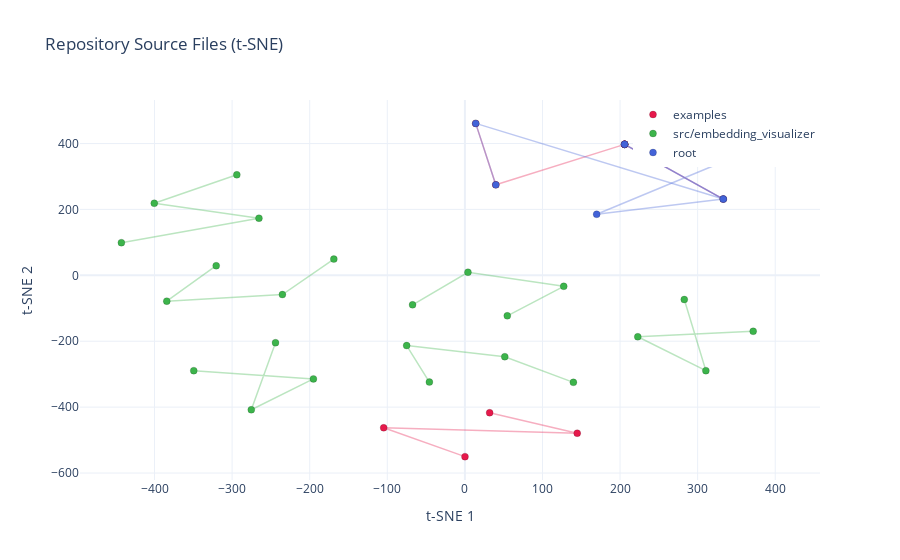
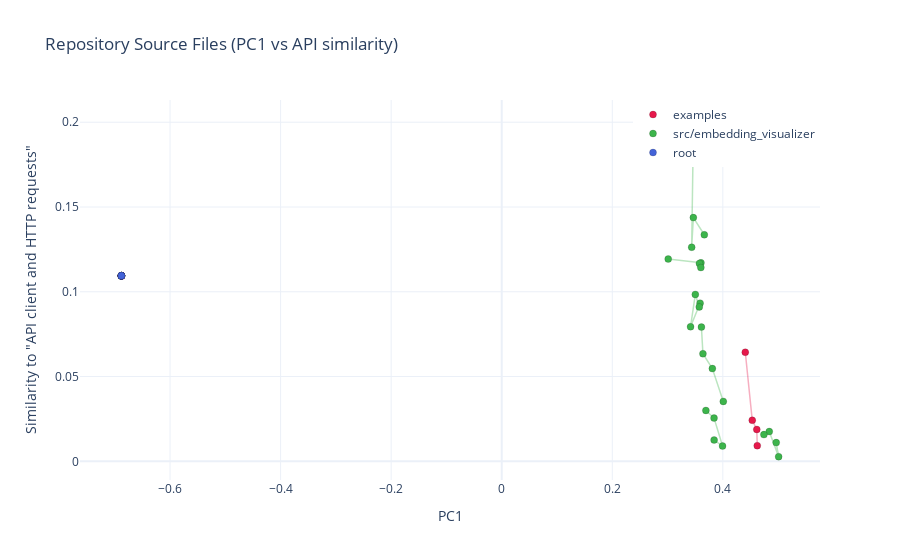

Notebook code cell kept with these figures, in order:
### Code cell
"""Visualize embeddings of source files from the parent repository.

Each Python source file is embedded at multiple truncation points (25%, 50%,
75%, 100% of lines). Points from the same file are connected with a line,
showing how the embedding drifts as more of the file is included.
"""

import glob
import os

from embedding_visualizer import PrincipalComponent, TextEmbedding, visualize_embeddings

REPO_ROOT = os.path.dirname(os.getcwd())


# Collect all Python files, excluding caches
py_files = sorted(glob.glob(os.path.join(REPO_ROOT, "**/*.py"), recursive=True)) \
    + sorted(glob.glob(os.path.join(REPO_ROOT, "**/*.html"), recursive=True))
py_files = [
    f
    for f in py_files
    if "__pycache__" not in f
]

docs = []
for filepath in py_files:
    with open(filepath) as f:
        lines = f.readlines()

    rel_path = os.path.relpath(filepath, REPO_ROOT)
    directory = os.path.dirname(rel_path) or "root"
    total = len(lines)

    fractions = [0.25, 0.5, 0.75, 1.0] if total >= 4 else [1.0]

    for frac in fractions:
        n = max(1, int(total * frac))
        text = "".join(lines[:n])
        pct = int(frac * 100)
        docs.append(
            {
                "text": text,
                "label": directory,
                "line-id": rel_path,
                "hover": f"{rel_path} ({n}/{total} lines, {pct}%)",
            }
        )

print(f"Created {len(docs)} documents from {len(py_files)} files\n")

# --- Plot 1: t-SNE ---
plot = visualize_embeddings(docs=docs, projection="t-sne", title="Repository Source Files (t-SNE)")
plot.display()
plot.to_html("repo_tsne.html")
print("Saved repo_tsne.html\n")

# --- Plot 2: Custom axes ---
plot2 = visualize_embeddings(
    docs=docs,
    x_projection=PrincipalComponent(1),
    y_projection=TextEmbedding("API client and HTTP requests"),
    title="Repository Source Files (PC1 vs API similarity)",
)
plot2.display()
plot2.to_html("repo_custom.html")
print("Saved repo_custom.html")

### Figure 1 — Plotly figure (JSON) as saved in the notebook; plotly's stock layout.template omitted (floating-point values rounded to 4 significant figures)
{"data": [{"hoverinfo": "skip", "line": {"color": "#e6194b", "width": 1.5}, "mode": "lines", "opacity": 0.35, "showlegend": false, "type": "scatter", "x": [0.1457, -104.7, 144.8, 31.91], "y": [-550.1, -462.5, -479.0, -416.9]}, {"hoverinfo": "skip", "line": {"color": "#3cb44b", "width": 1.5}, "mode": "lines", "opacity": 0.35, "showlegend": false, "type": "scatter", "x": [139.9, 51.42, -75.04, -45.75], "y": [-324.8, -246.9, -213.1, -323.9]}, {"hoverinfo": "skip", "line": {"color": "#3cb44b", "width": 1.5}, "mode": "lines", "opacity": 0.35, "showlegend": false, "type": "scatter", "x": [-294.0, -400.3, -265.4, -442.7], "y": [305.1, 218.7, 173.4, 99.19]}, {"hoverinfo": "skip", "line": {"color": "#3cb44b", "width": 1.5}, "mode": "lines", "opacity": 0.35, "showlegend": false, "type": "scatter", "x": [-320.5, -384.3, -235.2, -168.9], "y": [29.16, -78.29, -58.27, 49.24]}, {"hoverinfo": "skip", "line": {"color": "#3cb44b", "width": 1.5}, "mode": "lines", "opacity": 0.35, "showlegend": false, "type": "scatter", "x": [282.8, 310.6, 222.9, 371.6], "y": [-73.31, -289.2, -186.4, -169.8]}, {"hoverinfo": "skip", "line": {"color": "#3cb44b", "width": 1.5}, "mode": "lines", "opacity": 0.35, "showlegend": false, "type": "scatter", "x": [-349.5, -195.2, -275.3, -244.1], "y": [-289.2, -314.3, -407.9, -204.4]}, {"hoverinfo": "skip", "line": {"color": "#3cb44b", "width": 1.5}, "mode": "lines", "opacity": 0.35, "showlegend": false, "type": "scatter", "x": [-67.43, 3.955, 127.4, 54.68], "y": [-89.39, 9.4, -33.31, -122.8]}, {"hoverinfo": "skip", "line": {"color": "#e6194b", "width": 1.5}, "mode": "lines", "opacity": 0.35, "showlegend": false, "type": "scatter", "x": [205.9, 205.9, 205.9, 333.1], "y": [397.5, 397.5, 397.5, 231.4]}, {"hoverinfo": "skip", "line": {"color": "#e6194b", "width": 1.5}, "mode": "lines", "opacity": 0.35, "showlegend": false, "type": "scatter", "x": [13.93, 39.85, 205.9, 205.9], "y": [461.1, 274.8, 397.5, 397.5]}, {"hoverinfo": "skip", "line": {"color": "#4363d8", "width": 1.5}, "mode": "lines", "opacity": 0.35, "showlegend": false, "type": "scatter", "x": [205.9, 333.1, 169.8, 404.4], "y": [397.5, 231.4, 185.3, 414.4]}, {"hoverinfo": "skip", "line": {"color": "#4363d8", "width": 1.5}, "mode": "lines", "opacity": 0.35, "showlegend": false, "type": "scatter", "x": [39.85, 13.93, 333.1, 205.9], "y": [274.8, 461.1, 231.4, 397.5]}, {"hoverinfo": "text", "hovertext": ["examples/repo_files.py (15/62 lines, 25%)", "examples/repo_files.py (31/62 lines, 50%)", "examples/repo_files.py (46/62 lines, 75%)", "examples/repo_files.py (62/62 lines, 100%)", "examples/repo_custom.html (972/3888 lines, 25%)", "examples/repo_custom.html (1944/3888 lines, 50%)", "examples/repo_custom.html (2916/3888 lines, 75%)", "examples/repo_custom.html (3888/3888 lines, 100%)", "examples/repo_tsne.html (972/3888 lines, 25%)", "examples/repo_tsne.html (1944/3888 lines, 50%)", "examples/repo_tsne.html (2916/3888 lines, 75%)", "examples/repo_tsne.html (3888/3888 lines, 100%)"], "marker": {"color": "#e6194b", "line": {"color": "rgba(0,0,0,0.3)", "width": 0.5}, "size": 7}, "mode": "markers", "name": "examples", "type": "scatter", "x": [0.1457, -104.7, 144.8, 31.91, 205.9, 205.9, 205.9, 333.1, 13.93, 39.85, 205.9, 205.9], "y": [-550.1, -462.5, -479.0, -416.9, 397.5, 397.5, 397.5, 231.4, 461.1, 274.8, 397.5, 397.5]}, {"hoverinfo": "text", "hovertext": ["src/embedding_visualizer/__init__.py (3/13 lines, 25%)", "src/embedding_visualizer/__init__.py (6/13 lines, 50%)", "src/embedding_visualizer/__init__.py (9/13 lines, 75%)", "src/embedding_visualizer/__init__.py (13/13 lines, 100%)", "src/embedding_visualizer/_cache.py (6/26 lines, 25%)", "src/embedding_visualizer/_cache.py (13/26 lines, 50%)", "src/embedding_visualizer/_cache.py (19/26 lines, 75%)", "src/embedding_visualizer/_cache.py (26/26 lines, 100%)", "src/embedding_visualizer/_embed.py (15/60 lines, 25%)", "src/embedding_visualizer/_embed.py (30/60 lines, 50%)", "src/embedding_visualizer/_embed.py (45/60 lines, 75%)", "src/embedding_visualizer/_embed.py (60/60 lines, 100%)", "src/embedding_visualizer/_plot.py (5/20 lines, 25%)", "src/embedding_visualizer/_plot.py (10/20 lines, 50%)", "src/embedding_visualizer/_plot.py (15/20 lines, 75%)", "src/embedding_visualizer/_plot.py (20/20 lines, 100%)", "src/embedding_visualizer/_projections.py (10/43 lines, 25%)", "src/embedding_visualizer/_projections.py (21/43 lines, 50%)", "src/embedding_visualizer/_projections.py (32/43 lines, 75%)", "src/embedding_visualizer/_projections.py (43/43 lines, 100%)", "src/embedding_visualizer/_visualize.py (46/184 lines, 25%)", "src/embedding_visualizer/_visualize.py (92/184 lines, 50%)", "src/embedding_visualizer/_visualize.py (138/184 lines, 75%)", "src/embedding_visualizer/_visualize.py (184/184 lines, 100%)"], "marker": {"color": "#3cb44b", "line": {"color": "rgba(0,0,0,0.3)", "width": 0.5}, "size": 7}, "mode": "markers", "name": "src/embedding_visualizer", "type": "scatter", "x": [139.9, 51.42, -75.04, -45.75, -294.0, -400.3, -265.4, -442.7, -320.5, -384.3, -235.2, -168.9, 282.8, 310.6, 222.9, 371.6, -349.5, -195.2, -275.3, -244.1, -67.43, 3.955, 127.4, 54.68], "y": [-324.8, -246.9, -213.1, -323.9, 305.1, 218.7, 173.4, 99.19, 29.16, -78.29, -58.27, 49.24, -73.31, -289.2, -186.4, -169.8, -289.2, -314.3, -407.9, -204.4, -89.39, 9.4, -33.31, -122.8]}, {"hoverinfo": "text", "hovertext": ["repo_custom.html (972/3888 lines, 25%)", "repo_custom.html (1944/3888 lines, 50%)", "repo_custom.html (2916/3888 lines, 75%)", "repo_custom.html (3888/3888 lines, 100%)", "repo_tsne.html (972/3888 lines, 25%)", "repo_tsne.html (1944/3888 lines, 50%)", "repo_tsne.html (2916/3888 lines, 75%)", "repo_tsne.html (3888/3888 lines, 100%)"], "marker": {"color": "#4363d8", "line": {"color": "rgba(0,0,0,0.3)", "width": 0.5}, "size": 7}, "mode": "markers", "name": "root", "type": "scatter", "x": [205.9, 333.1, 169.8, 404.4, 39.85, 13.93, 333.1, 205.9], "y": [397.5, 231.4, 185.3, 414.4, 274.8, 461.1, 231.4, 397.5]}], "layout": {"hovermode": "closest", "legend": {"orientation": "v", "x": 1, "xanchor": "right", "y": 1, "yanchor": "top"}, "title": {"text": "Repository Source Files (t-SNE)"}, "xaxis": {"title": {"text": "t-SNE 1"}}, "yaxis": {"title": {"text": "t-SNE 2"}}}}

### Figure 2 — Plotly figure (JSON) as saved in the notebook; plotly's stock layout.template omitted (floating-point values rounded to 4 significant figures)
{"data": [{"hoverinfo": "skip", "line": {"color": "#e6194b", "width": 1.5}, "mode": "lines", "opacity": 0.35, "showlegend": false, "type": "scatter", "x": [0.4623, 0.4614, 0.4533, 0.4406], "y": [0.009237, 0.01879, 0.02421, 0.06434]}, {"hoverinfo": "skip", "line": {"color": "#3cb44b", "width": 1.5}, "mode": "lines", "opacity": 0.35, "showlegend": false, "type": "scatter", "x": [0.4965, 0.5009, 0.484, 0.4743], "y": [0.01105, 0.002759, 0.01756, 0.01574]}, {"hoverinfo": "skip", "line": {"color": "#3cb44b", "width": 1.5}, "mode": "lines", "opacity": 0.35, "showlegend": false, "type": "scatter", "x": [0.3469, 0.3436, 0.3467, 0.3665], "y": [0.1993, 0.1263, 0.1438, 0.1336]}, {"hoverinfo": "skip", "line": {"color": "#3cb44b", "width": 1.5}, "mode": "lines", "opacity": 0.35, "showlegend": false, "type": "scatter", "x": [0.3012, 0.3604, 0.3577, 0.3602], "y": [0.1193, 0.1171, 0.1167, 0.1143]}, {"hoverinfo": "skip", "line": {"color": "#3cb44b", "width": 1.5}, "mode": "lines", "opacity": 0.35, "showlegend": false, "type": "scatter", "x": [0.3588, 0.3416, 0.3502, 0.3574], "y": [0.09328, 0.07937, 0.09843, 0.09106]}, {"hoverinfo": "skip", "line": {"color": "#3cb44b", "width": 1.5}, "mode": "lines", "opacity": 0.35, "showlegend": false, "type": "scatter", "x": [0.3842, 0.3995, 0.3841, 0.3694], "y": [0.01255, 0.009024, 0.0255, 0.02999]}, {"hoverinfo": "skip", "line": {"color": "#3cb44b", "width": 1.5}, "mode": "lines", "opacity": 0.35, "showlegend": false, "type": "scatter", "x": [0.4009, 0.381, 0.364, 0.3613], "y": [0.03533, 0.0547, 0.06346, 0.07916]}, {"hoverinfo": "skip", "line": {"color": "#e6194b", "width": 1.5}, "mode": "lines", "opacity": 0.35, "showlegend": false, "type": "scatter", "x": [-0.6881, -0.6881, -0.6881, -0.6881], "y": [0.1094, 0.1094, 0.1094, 0.1094]}, {"hoverinfo": "skip", "line": {"color": "#e6194b", "width": 1.5}, "mode": "lines", "opacity": 0.35, "showlegend": false, "type": "scatter", "x": [-0.6881, -0.6881, -0.6881, -0.6881], "y": [0.1094, 0.1094, 0.1094, 0.1094]}, {"hoverinfo": "skip", "line": {"color": "#4363d8", "width": 1.5}, "mode": "lines", "opacity": 0.35, "showlegend": false, "type": "scatter", "x": [-0.6881, -0.6881, -0.6881, -0.6881], "y": [0.1094, 0.1094, 0.1094, 0.1094]}, {"hoverinfo": "skip", "line": {"color": "#4363d8", "width": 1.5}, "mode": "lines", "opacity": 0.35, "showlegend": false, "type": "scatter", "x": [-0.6881, -0.6881, -0.6881, -0.6881], "y": [0.1094, 0.1094, 0.1094, 0.1094]}, {"hoverinfo": "text", "hovertext": ["examples/repo_files.py (15/62 lines, 25%)", "examples/repo_files.py (31/62 lines, 50%)", "examples/repo_files.py (46/62 lines, 75%)", "examples/repo_files.py (62/62 lines, 100%)", "examples/repo_custom.html (972/3888 lines, 25%)", "examples/repo_custom.html (1944/3888 lines, 50%)", "examples/repo_custom.html (2916/3888 lines, 75%)", "examples/repo_custom.html (3888/3888 lines, 100%)", "examples/repo_tsne.html (972/3888 lines, 25%)", "examples/repo_tsne.html (1944/3888 lines, 50%)", "examples/repo_tsne.html (2916/3888 lines, 75%)", "examples/repo_tsne.html (3888/3888 lines, 100%)"], "marker": {"color": "#e6194b", "line": {"color": "rgba(0,0,0,0.3)", "width": 0.5}, "size": 7}, "mode": "markers", "name": "examples", "type": "scatter", "x": [0.4623, 0.4614, 0.4533, 0.4406, -0.6881, -0.6881, -0.6881, -0.6881, -0.6881, -0.6881, -0.6881, -0.6881], "y": [0.009237, 0.01879, 0.02421, 0.06434, 0.1094, 0.1094, 0.1094, 0.1094, 0.1094, 0.1094, 0.1094, 0.1094]}, {"hoverinfo": "text", "hovertext": ["src/embedding_visualizer/__init__.py (3/13 lines, 25%)", "src/embedding_visualizer/__init__.py (6/13 lines, 50%)", "src/embedding_visualizer/__init__.py (9/13 lines, 75%)", "src/embedding_visualizer/__init__.py (13/13 lines, 100%)", "src/embedding_visualizer/_cache.py (6/26 lines, 25%)", "src/embedding_visualizer/_cache.py (13/26 lines, 50%)", "src/embedding_visualizer/_cache.py (19/26 lines, 75%)", "src/embedding_visualizer/_cache.py (26/26 lines, 100%)", "src/embedding_visualizer/_embed.py (15/60 lines, 25%)", "src/embedding_visualizer/_embed.py (30/60 lines, 50%)", "src/embedding_visualizer/_embed.py (45/60 lines, 75%)", "src/embedding_visualizer/_embed.py (60/60 lines, 100%)", "src/embedding_visualizer/_plot.py (5/20 lines, 25%)", "src/embedding_visualizer/_plot.py (10/20 lines, 50%)", "src/embedding_visualizer/_plot.py (15/20 lines, 75%)", "src/embedding_visualizer/_plot.py (20/20 lines, 100%)", "src/embedding_visualizer/_projections.py (10/43 lines, 25%)", "src/embedding_visualizer/_projections.py (21/43 lines, 50%)", "src/embedding_visualizer/_projections.py (32/43 lines, 75%)", "src/embedding_visualizer/_projections.py (43/43 lines, 100%)", "src/embedding_visualizer/_visualize.py (46/184 lines, 25%)", "src/embedding_visualizer/_visualize.py (92/184 lines, 50%)", "src/embedding_visualizer/_visualize.py (138/184 lines, 75%)", "src/embedding_visualizer/_visualize.py (184/184 lines, 100%)"], "marker": {"color": "#3cb44b", "line": {"color": "rgba(0,0,0,0.3)", "width": 0.5}, "size": 7}, "mode": "markers", "name": "src/embedding_visualizer", "type": "scatter", "x": [0.4965, 0.5009, 0.484, 0.4743, 0.3469, 0.3436, 0.3467, 0.3665, 0.3012, 0.3604, 0.3577, 0.3602, 0.3588, 0.3416, 0.3502, 0.3574, 0.3842, 0.3995, 0.3841, 0.3694, 0.4009, 0.381, 0.364, 0.3613], "y": [0.01105, 0.002759, 0.01756, 0.01574, 0.1993, 0.1263, 0.1438, 0.1336, 0.1193, 0.1171, 0.1167, 0.1143, 0.09328, 0.07937, 0.09843, 0.09106, 0.01255, 0.009024, 0.0255, 0.02999, 0.03533, 0.0547, 0.06346, 0.07916]}, {"hoverinfo": "text", "hovertext": ["repo_custom.html (972/3888 lines, 25%)", "repo_custom.html (1944/3888 lines, 50%)", "repo_custom.html (2916/3888 lines, 75%)", "repo_custom.html (3888/3888 lines, 100%)", "repo_tsne.html (972/3888 lines, 25%)", "repo_tsne.html (1944/3888 lines, 50%)", "repo_tsne.html (2916/3888 lines, 75%)", "repo_tsne.html (3888/3888 lines, 100%)"], "marker": {"color": "#4363d8", "line": {"color": "rgba(0,0,0,0.3)", "width": 0.5}, "size": 7}, "mode": "markers", "name": "root", "type": "scatter", "x": [-0.6881, -0.6881, -0.6881, -0.6881, -0.6881, -0.6881, -0.6881, -0.6881], "y": [0.1094, 0.1094, 0.1094, 0.1094, 0.1094, 0.1094, 0.1094, 0.1094]}], "layout": {"hovermode": "closest", "legend": {"orientation": "v", "x": 1, "xanchor": "right", "y": 1, "yanchor": "top"}, "title": {"text": "Repository Source Files (PC1 vs API similarity)"}, "xaxis": {"title": {"text": "PC1"}}, "yaxis": {"title": {"text": "Similarity to \"API client and HTTP requests\""}}}}
